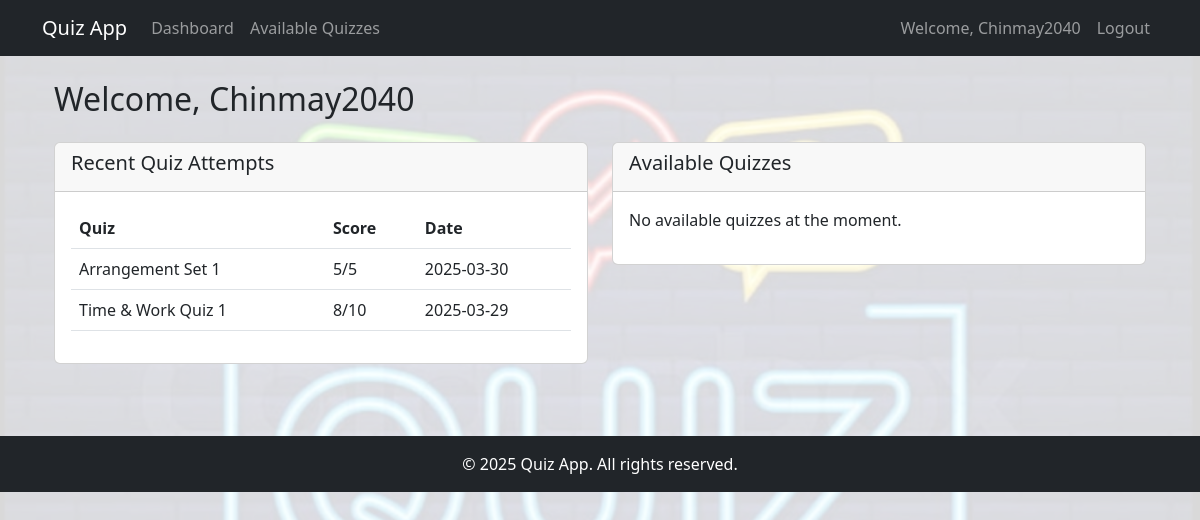
Screenshot of /user/dashboard (signed in) with the database file from the repository.
### app.py (models this page shows)
class Score(db.Model):
    id = db.Column(db.Integer, primary_key=True)
    quiz_id = db.Column(db.Integer, db.ForeignKey('quiz.id'), nullable=False)
    user_id = db.Column(db.Integer, db.ForeignKey('user.id'), nullable=False)
    time_stamp = db.Column(db.DateTime, default=datetime.utcnow)
    total_questions = db.Column(db.Integer)
    correct_answers = db.Column(db.Integer)

class Quiz(db.Model):
    id = db.Column(db.Integer, primary_key=True)
    name = db.Column(db.String(120), nullable=False)
    chapter_id = db.Column(db.Integer, db.ForeignKey('chapter.id'), nullable=False)
    date_of_quiz = db.Column(db.Date)
    time_duration = db.Column(db.Time)
    remarks = db.Column(db.Text)
    questions = db.relationship('Question', backref='quiz', lazy=True)
    scores = db.relationship('Score', backref='quiz', lazy=True)

### app.py (the view)
@app.route('/user/dashboard')
def user_dashboard():
    if not session.get('user_id') or session.get('is_admin'):
        flash('Access denied!', 'danger')
        return redirect(url_for('login'))
    recent_attempts = Score.query.filter_by(user_id=session['user_id'])\
                                .join(Quiz)\
                                .order_by(Score.time_stamp.desc())\
                                .limit(5)\
                                .all()
    available_quizzes = Quiz.query.filter(Quiz.date_of_quiz >= datetime.now().date())\
                                 .join(Chapter)\
                                 .join(Subject)\
                                 .all()
    return render_template('user/dashboard.html',
                         recent_attempts=recent_attempts,
                         available_quizzes=available_quizzes)

### templates/user/dashboard.html (shortened to what this page needs)
{% extends "base.html" %}
{% block content %}
<div class="container">
    <h2 class="mb-4">Welcome, {{ session.get('username') }}</h2>
    <div class="row">
        <div class="col-md-6">
            <div class="card mb-4">
                <div class="card-header">
                    <h5>Recent Quiz Attempts</h5>
                </div>
                <div class="card-body">
                    {% if recent_attempts %}
                        <div class="table-responsive">
                            <table class="table">
                                <thead>
                                    <tr>
                                        <th>Quiz</th>
                                        <th>Score</th>
                                        <th>Date</th>
                                    </tr>
                                </thead>
                                <tbody>
                                    {% for attempt in recent_attempts %}
                                        <tr>
                                            <td>{{ attempt.quiz.name }}</td>
                                            <td>{{ attempt.correct_answers }}/{{ attempt.total_questions }}</td>
                                            <td>{{ attempt.time_stamp.strftime('%Y-%m-%d') }}</td>
                                        </tr>
                                    {% endfor %}
                                </tbody>
                            </table>
                        </div>
                    {% else %}
                        <p>No quiz attempts yet.</p>
                    {% endif %}
                </div>
            </div>
        </div>
        <div class="col-md-6">
            <div class="card mb-4">
                <div class="card-header">
                    <h5>Available Quizzes</h5>
                </div>
                <div class="card-body">
                    {% if available_quizzes %}
                        <ul class="list-group">
                            {% for quiz in available_quizzes %}
                                <li class="list-group-item d-flex justify-content-between align-items-center">
                                    {{ quiz.chapter.subject.name }} - {{ quiz.chapter.name }}: {{ quiz.name }}
                                    <a href="{{ url_for('user_quiz_attempt', quiz_id=quiz.id) }}" class="btn btn-sm btn-primary">Attempt</a>
                                </li>
                            {% endfor %}
                        </ul>
                    {% else %}
                        <p>No available quizzes at the moment.</p>
                    {% endif %}
                </div>
            </div>
        </div>
    </div>
</div>
{% endblock %}

### static/css/style.css (style rules this page uses)
body { background-image: url('../images/IMG-20250325-WA0000.jpg'); background-size: cover; background-position: center; background-attachment: fixed; background-repeat: no-repeat; min-height: 100vh; }
body::before { content: ""; position: fixed; top: 0; left: 0; right: 0; bottom: 0; background-color: rgba(255, 255, 255, 0.85); z-index: -1; }

### rows the page displays
Score: quiz.name "Arrangement Set 1", correct_answers "5", total_questions "5", time_stamp "2025-03-30"
Score: quiz.name "Time & Work Quiz 1", correct_answers "8", total_questions "10", time_stamp "2025-03-29"

### other values shown
{{ session.get('username') }} "Chinmay2040"
